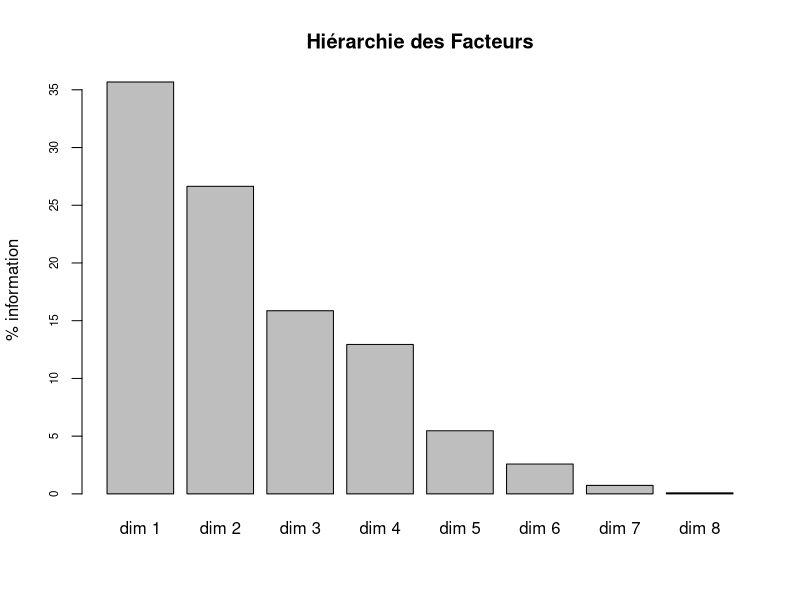
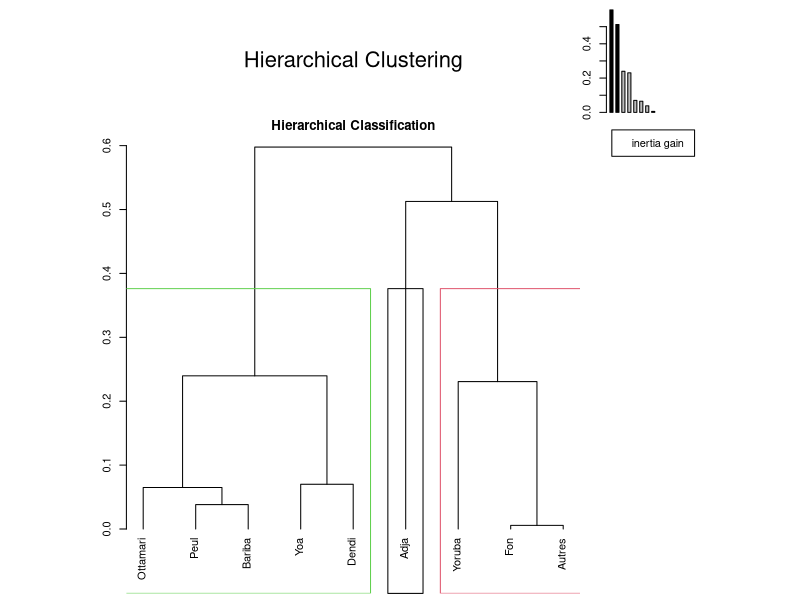
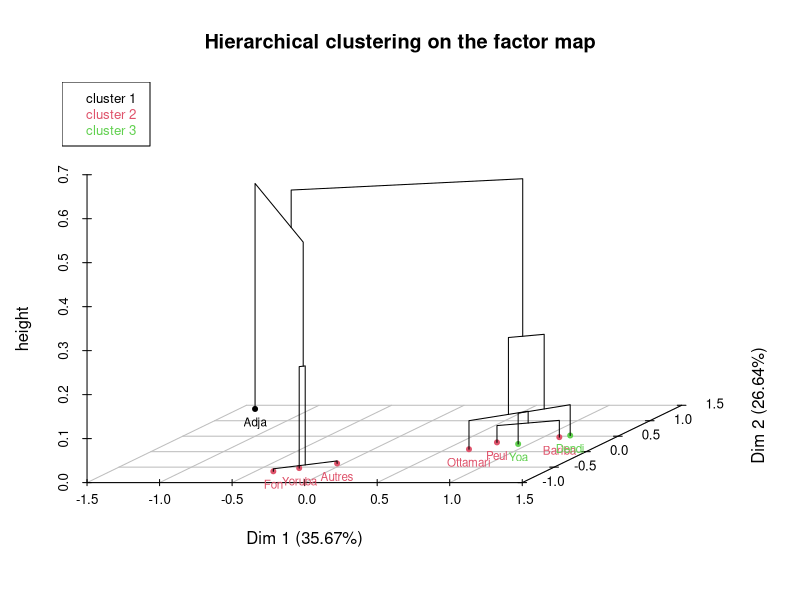
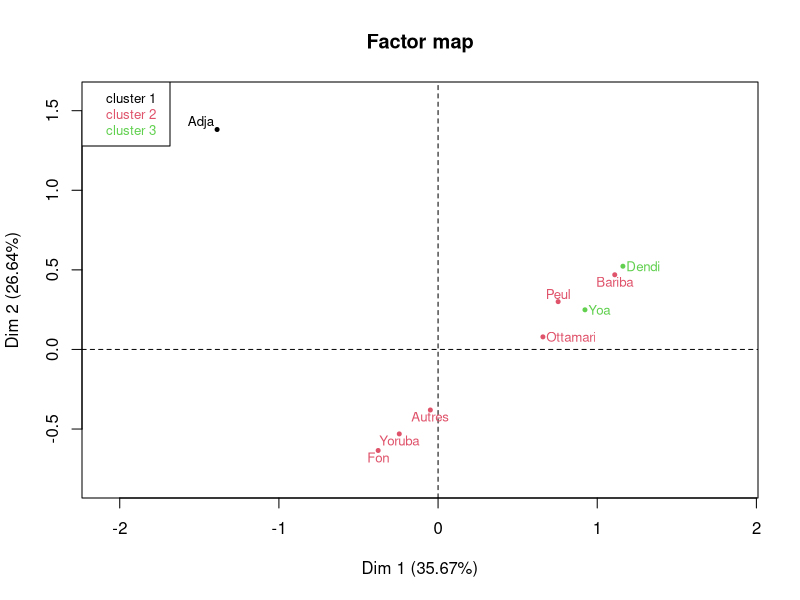
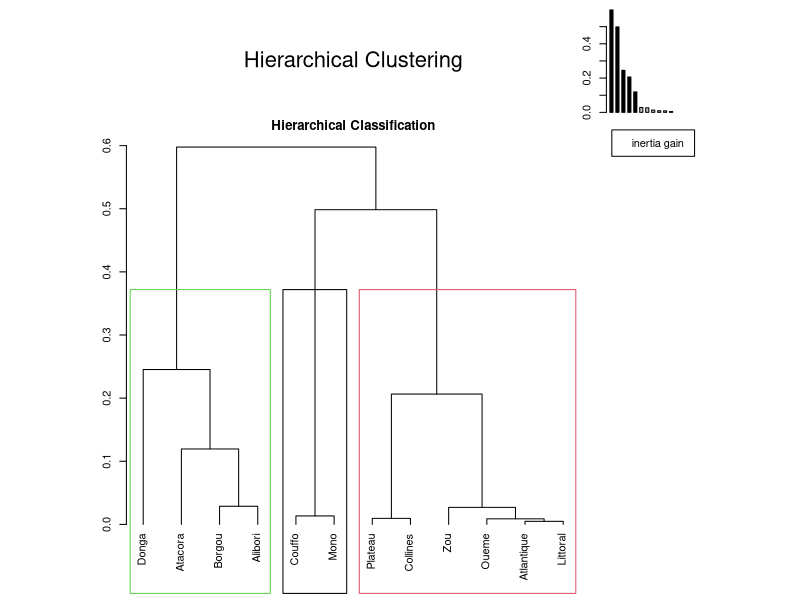
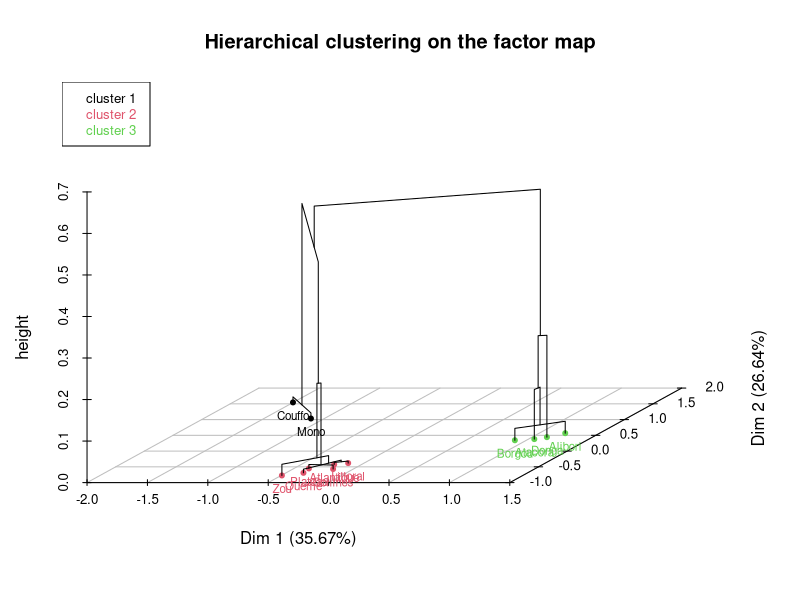
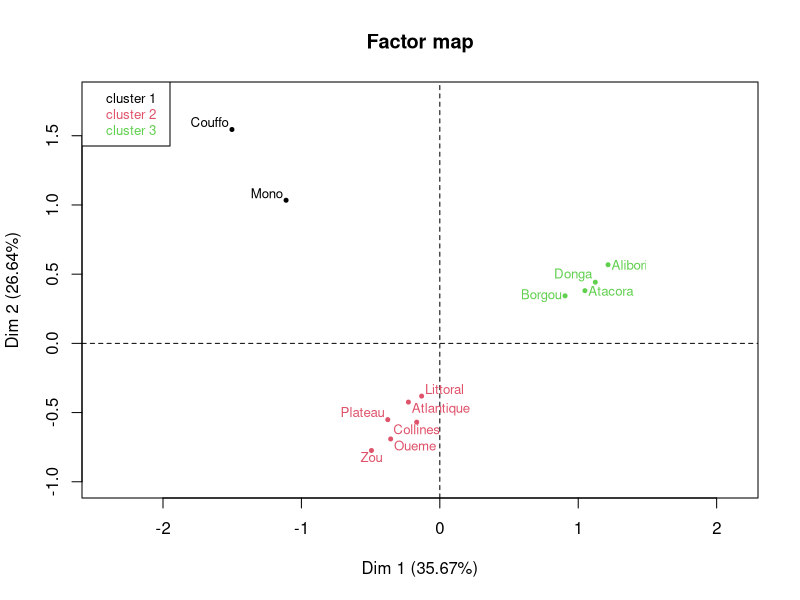

R code for these plots, in order:
## ---- chunk 1
knitr::opts_chunk$set(echo = FALSE)
library(knitr,quietly = T,warn.conflicts = T)
library(dplyr,quietly = T,warn.conflicts = T)
#library(reshape2,quietly = T,warn.conflicts = T)
#library(ggplot2,quietly = T,warn.conflicts = T)
#library(kableExtra)
library(FactoMineR)
## ---- chunk 2
don<-read.csv2("LAN-BENIN-2013/LAN-BENIN-2002-NIV1.csv")
kable(don,caption = "Tableau de données original")
## ---- chunk 3
tab<-as.matrix(don[,3:11])
row.names(tab)<-don$admin1
kable(addmargins(tab),caption="Tableau de contingence (Nij)")

## ---- chunk 4
tabrow<-100*prop.table(tab, margin=1)
kable(addmargins(tabrow,2), caption = "Profils en ligne (Nij/Ni.) en %", digits=1)
## ---- chunk 5
tabcol<-100*prop.table(tab, margin=2)
kable(addmargins(tabcol,1), caption = "Profils en colonnes (Nij/N.j) en %", digits=1)
## ---- chunk 6
tabtot<-100*tab/sum(tab)
kable(addmargins(tabtot), caption = "Part du total (Nij/N..) en %", digits=1)
## ---- chunk 7
test<-chisq.test(tab)
test
## ---- chunk 8
tabest<-as.matrix(test$expected)
kable(addmargins(tabest), caption = "Valeurs théoriques N*ij = (Nij x N.j) /N..", digits=1)
## ---- chunk 9
tabres<-tab-tabest
kable(addmargins(tabres), caption = "Résidus absolus (Nij - N*ij)", digits=1)
## ---- chunk 10
tabchi2<-((tab-tabest)**2)/tabest
kable(addmargins(tabchi2), caption = "Chi_2 = (Nij-N*ij)2 / N*ij", digits=1)
## ---- chunk 11
tabchi2ctr<-100*tabchi2/sum(tabchi2)
kable(addmargins(tabchi2ctr), caption = "% du chi_2 total du tableau (contribution)", digits=2)
## ---- chunk 12
afc<-CA(tab,graph = F)
## ---- chunk 13
barplot(afc$eig[,2],ylab = "% information", main="Hiérarchie des Facteurs",cex.axis = 0.7)
kable(afc$eig,
      col.names = c("Valeur propre", "% variance", "% variance cumulée"),
      digits=2,
      caption = "Tableau des valeurs propres")
## ---- chunk 14
coo_1<-afc$col$coord[,1]
coo_2<-afc$col$coord[,2]
coo_3<-afc$col$coord[,3]
ctr_1<-afc$col$contrib[,1]
ctr_2<-afc$col$contrib[,2]
ctr_3<-afc$col$contrib[,3]
cos2_1<-afc$col$cos2[,1]
cos2_2<-afc$col$cos2[,2]
cos2_3<-afc$col$cos2[,3]

df<-data.frame(coo_1,ctr_1,cos2_1,coo_2,ctr_2,cos2_2,coo_3,ctr_3,cos2_3)
kable(df,digits = 2,
      caption = "Relations entre colonnes et facteurs"
      )
## ---- chunk 15
coo_1<-afc$row$coord[,1]
coo_2<-afc$row$coord[,2]
coo_3<-afc$row$coord[,3]
ctr_1<-afc$row$contrib[,1]
ctr_2<-afc$row$contrib[,2]
ctr_3<-afc$row$contrib[,3]
cos2_1<-afc$row$cos2[,1]
cos2_2<-afc$row$cos2[,2]
cos2_3<-afc$row$cos2[,3]

df<-data.frame(coo_1,ctr_1,cos2_1,coo_2,ctr_2,cos2_2,coo_3,ctr_3,cos2_3)
kable(df,digits = 2,
      caption = "Relations entre lignes et facteurs"
      )
## ---- chunk 16
CAH_col<-HCPC(afc,nb.clust = 3,cluster.CA = "columns")
CAH_col$desc.var
## ---- chunk 17
CAH_row<-HCPC(afc,nb.clust = 3,cluster.CA = "rows")
CAH_row$desc.var
